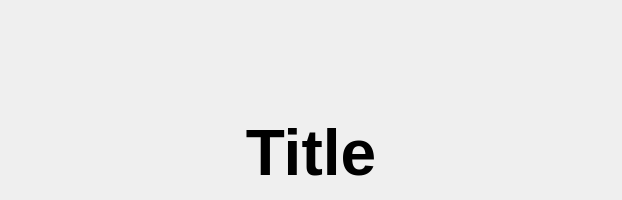
                  <widget class="QWidget" name="page_connection">
                   <layout class="QVBoxLayout" name="page_connection_vlayout">
                    <item alignment="Qt::AlignmentFlag::AlignRight">
                     <widget class="QFrame" name="additional_settings_frame">
                      <property name="minimumSize">
                       <size>
                        <width>0</width>
                        <height>0</height>
                       </size>
                      </property>
                      <property name="cursor">
                       <cursorShape>ArrowCursor</cursorShape>
                      </property>
                      <property name="styleSheet">
                       <string notr="true">QFrame {
	 border: transparent
}
QLineEdit {
	background-color: rgb(27, 29, 35);
	border-radius: 5px;
	border: 2px solid rgb(27, 29, 35);
	padding-left: 10px;
}
QLineEdit:hover {
	border: 2px solid rgb(64, 71, 88);
}
QLineEdit:focus {
	border: 2px solid rgb(91, 101, 124);
}
QLineEdit:disabled {
	background-color: rgb(36, 40, 48);
	border: 2px solid rgb(32, 32, 32);
}
QComboBox{
	background-color: rgb(27, 29, 35);
	border-radius: 5px;
	border: 2px solid rgb(27, 29, 35);
	padding: 5px;
	padding-left: 10px;
}
QComboBox:hover{
	border: 2px solid rgb(64, 71, 88);
}
QComboBox:focus {
	border: 2px solid rgb(91, 101, 124);
}
QComboBox QAbstractItemView {
	color: rgb(85, 170, 255);	
	background-color: rgb(27, 29, 35);
	padding: 10px;
	selection-background-color: rgb(39, 44, 54);
}
QComboBox:disabled {
	background-color: rgb(36, 40, 48);
	border: 2px solid rgb(32, 32, 32);
}

/* RADIO BUTTON */
QRadioButton::indicator {
    border: 3px solid rgb(52, 59, 72);
	width: 15px;
	height: 15px;
	border-radius: 10px;
    background: rgb(44, 49, 60);
}
QRadioButton::indicator:hover {
    border: 3px solid rgb(58, 66, 81);
}
QRadioButton::indicator:checked {
    background: 3px solid rgb(94, 106, 130);
	border: 3px solid rgb(52, 59, 72);	
}
</string>
                      </property>
                      <property name="frameShadow">
                       <enum>QFrame::Shadow::Raised</enum>
                      </property>
                      <layout class="QVBoxLayout" name="verticalLayout_11">
                       <item alignment="Qt::AlignmentFlag::AlignRight">
                        <widget class="QFrame" name="frame_log_file_options">
                         <property name="frameShape">
                          <enum>QFrame::Shape::StyledPanel</enum>
                         </property>
                         <property name="frameShadow">
                          <enum>QFrame::Shadow::Raised</enum>
                         </property>
                         <layout class="QHBoxLayout" name="horizontalLayout_4"/>
                        </widget>
                       </item>
                       <item alignment="Qt::AlignmentFlag::AlignRight">
                        <widget class="QFrame" name="frame_dt_settings">
                         <property name="frameShape">
                          <enum>QFrame::Shape::StyledPanel</enum>
                         </property>
                         <property name="frameShadow">
                          <enum>QFrame::Shadow::Raised</enum>
                         </property>
                         <layout class="QHBoxLayout" name="horizontalLayout_8"/>
                        </widget>
                       </item>
                      </layout>
                     </widget>
                    </item>
                    <item>
                     <spacer name="verticalSpacer">
                      <property name="orientation">
                       <enum>Qt::Orientation::Vertical</enum>
                      </property>
                      <property name="sizeHint" stdset="0">
                       <size>
                        <width>20</width>
                        <height>40</height>
                       </size>
                      </property>
                     </spacer>
                    </item>
                    <item>
                     <widget class="QFrame" name="frame_4">
                      <property name="sizePolicy">
                       <sizepolicy hsizetype="Preferred" vsizetype="Fixed">
                        <horstretch>0</horstretch>
                        <verstretch>0</verstretch>
                       </sizepolicy>
                      </property>
                      <property name="minimumSize">
                       <size>
                        <width>600</width>
                        <height>0</height>
                       </size>
                      </property>
                      <property name="maximumSize">
                       <size>
                        <width>16777215</width>
                        <height>400</height>
                       </size>
                      </property>
                      <property name="styleSheet">
                       <string notr="true">border-radius: 5px;</string>
                      </property>
                      <property name="frameShape">
                       <enum>QFrame::Shape::StyledPanel</enum>
                      </property>
                      <property name="frameShadow">
                       <enum>QFrame::Shadow::Raised</enum>
                      </property>
                      <layout class="QVBoxLayout" name="verticalLayout_12">
                       <property name="spacing">
                        <number>0</number>
                       </property>
                       <property name="leftMargin">
                        <number>24</number>
                       </property>
                       <property name="topMargin">
                        <number>0</number>
                       </property>
                       <property name="rightMargin">
                        <number>24</number>
                       </property>
                       <property name="bottomMargin">
                        <number>0</number>
                       </property>
                       <item>
                        <widget class="QLabel" name="label_app_title">
                         <property name="maximumSize">
                          <size>
                           <width>16777215</width>
                           <height>16777215</height>
                          </size>
                         </property>
                         <property name="font">
                          <font>
                           <pointsize>48</pointsize>
                           <bold>true</bold>
                          </font>
                         </property>
                         <property name="text">
                          <string>Title</string>
                         </property>
                         <property name="alignment">
                          <set>Qt::AlignmentFlag::AlignCenter</set>
                         </property>
                        </widget>
                       </item>
                      </layout>
                     </widget>
                    </item>
                   </layout>
                  </widget>
